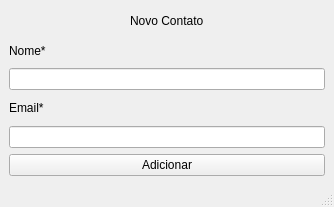
<?xml version="1.0" encoding="UTF-8"?>
<ui version="4.0">
 <class>MainWindow</class>
 <widget class="QMainWindow" name="MainWindow">
  <property name="geometry">
   <rect>
    <x>0</x>
    <y>0</y>
    <width>334</width>
    <height>207</height>
   </rect>
  </property>
  <property name="windowTitle">
   <string>MainWindow</string>
  </property>
  <widget class="QWidget" name="centralwidget">
   <layout class="QVBoxLayout" name="verticalLayout">
    <item alignment="Qt::AlignHCenter">
     <widget class="QLabel" name="label_3">
      <property name="text">
       <string>Novo Contato</string>
      </property>
     </widget>
    </item>
    <item>
     <widget class="QLabel" name="label">
      <property name="text">
       <string>Nome*</string>
      </property>
     </widget>
    </item>
    <item>
     <widget class="QLineEdit" name="lineEditNome">
      <property name="maxLength">
       <number>100</number>
      </property>
     </widget>
    </item>
    <item>
     <widget class="QLabel" name="label_2">
      <property name="text">
       <string>Email*</string>
      </property>
     </widget>
    </item>
    <item>
     <widget class="QLineEdit" name="lineEditEmail">
      <property name="maxLength">
       <number>100</number>
      </property>
     </widget>
    </item>
    <item>
     <widget class="QPushButton" name="pushButtonAdicionarContato">
      <property name="text">
       <string>Adicionar</string>
      </property>
     </widget>
    </item>
   </layout>
  </widget>
  <widget class="QMenuBar" name="menubar">
   <property name="geometry">
    <rect>
     <x>0</x>
     <y>0</y>
     <width>334</width>
     <height>22</height>
    </rect>
   </property>
  </widget>
  <widget class="QStatusBar" name="statusbar"/>
 </widget>
 <resources/>
 <connections/>
</ui>
